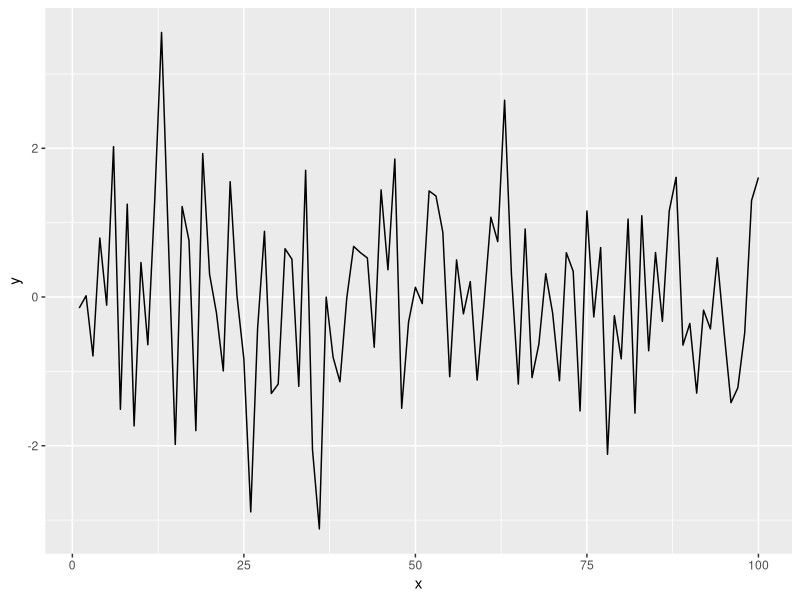

Write R code to recreate this figure.
## ---- chunk 1
library(ggplot2)
x = seq(1:100)
y = rnorm(100)
dat = data.frame(x, y)
ggplot(dat, aes(x = x, y = y)) +
geom_line()
